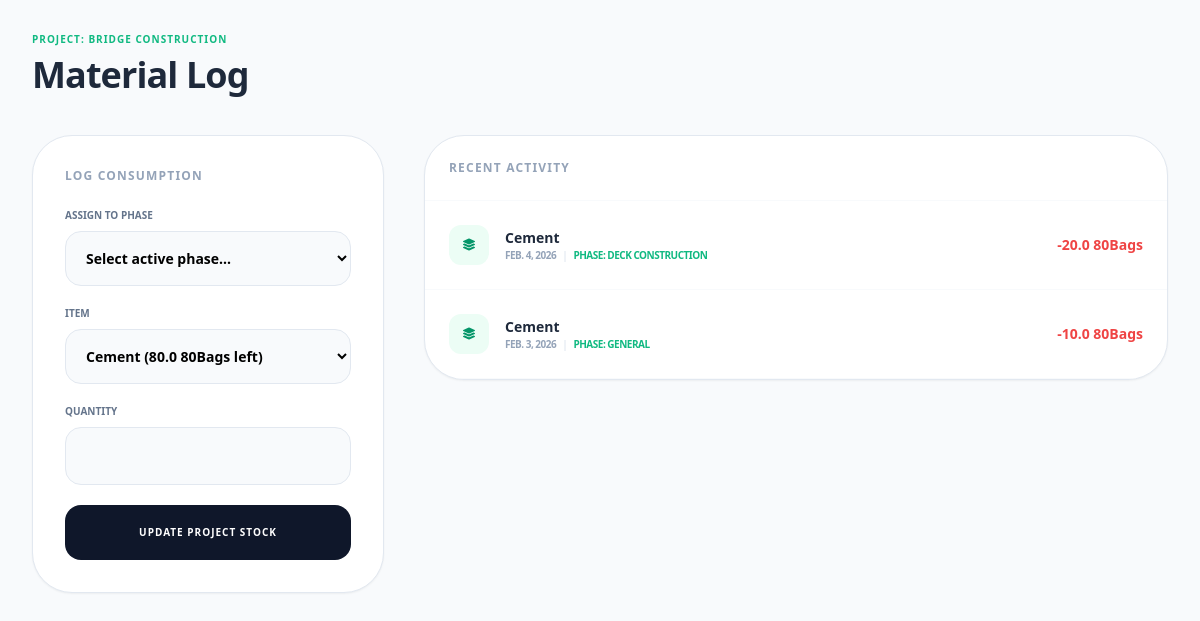
The app's page /materials/project/1/usage/ (signed in), older data.
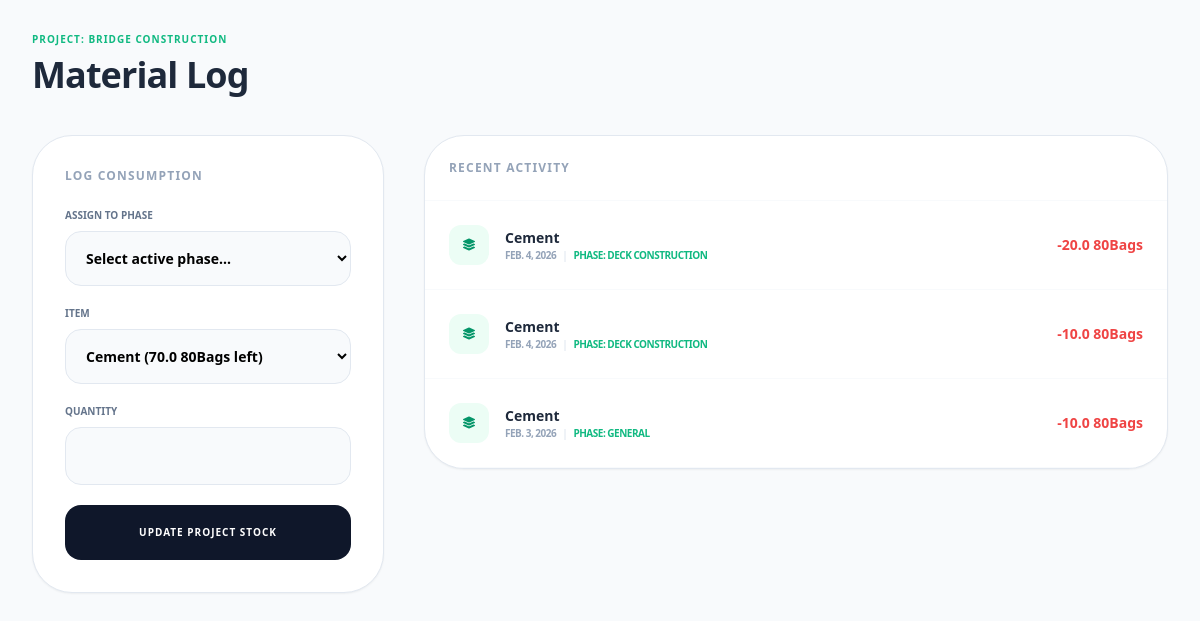
The same page, newer data.
### materials/models.py (models this page shows, shortened)
class MaterialUsage(models.Model):
    project = models.ForeignKey(Project, on_delete=models.CASCADE)
    phase = models.ForeignKey(
        ProjectPhase,
        on_delete=models.CASCADE,
        related_name='material_logs',
        null=True,
        blank=True
    )
    material = models.ForeignKey(Material, on_delete=models.CASCADE)
    quantity_used = models.FloatField()
    date = models.DateField(auto_now_add=True)

class Material(models.Model):
    name = models.CharField(max_length=100)
    unit = models.CharField(max_length=20)
    initial_stock = models.FloatField(default=0)
    stock = models.FloatField(default=0)
    cost_per_unit = models.DecimalField(max_digits=12, decimal_places=2)

### construction/models.py (models this page shows, shortened)
class ProjectPhase(models.Model):
    project = models.ForeignKey(
        Project,
        on_delete=models.CASCADE,
        related_name='phases'
    )
    phase_name = models.CharField(max_length=100)
    progress = models.PositiveIntegerField(
        default=0,
        validators=[
            MinValueValidator(0),
            MaxValueValidator(100)
        ]
    )
    expected_end = models.DateField()
    actual_end = models.DateField(null=True, blank=True)

### materials/views.py (the view, shortened to what this page needs)
# urls.py: path('project/<int:project_id>/usage/', views.project_material_usage, name='project_usage'),
@login_required
@user_passes_test(can_manage_materials)
def project_material_usage(request, project_id):
    project = get_object_or_404(Project, id=project_id)
    phases = project.phases.all()
    materials = Material.objects.all()
    usage_history = MaterialUsage.objects.filter(project=project).select_related('material', 'phase').order_by('-date')
    return render(request, 'materials/project_usage.html', {
        'project': project,
        'phases': phases, # Pass phases to the template
        'materials': materials,
        'usage_history': usage_history
    })

### materials/views.py (called while the page is built)
def can_manage_materials(user):
    return user.role and user.role.name in ['Admin', 'Project Manager', 'Contractor']

### materials/templates/materials/project_usage.html (shortened to what the changed rows need)
<!DOCTYPE html>
<html lang="en">
<head>
    <script src="https://cdn.tailwindcss.com"></script>
    <link href="https://cdnjs.cloudflare.com/ajax/libs/font-awesome/6.0.0/css/all.min.css" rel="stylesheet">
</head>
<body class="bg-slate-50 p-8">
    <div class="max-w-7xl mx-auto">
        <div class="mb-10">
            <h1 class="text-4xl font-black text-slate-800 tracking-tight">Material Log</h1>
        </div>
        <div class="grid grid-cols-1 lg:grid-cols-3 gap-10">
            <div class="space-y-6">
                <div class="bg-white p-8 rounded-[2.5rem] border border-slate-200 shadow-sm">
                    <form method="POST" class="space-y-5">
                        <div>
                            <label class="block text-[10px] font-bold text-slate-500 uppercase mb-2">Item</label>
                            <select name="material_id" required class="w-full p-4 bg-slate-50 border border-slate-200 rounded-2xl font-bold text-sm">
                                {% for mat in materials %}
                                    <option value="{{ mat.id }}">{{ mat.name }} ({{ mat.stock }} {{ mat.unit }} left)</option>
                                {% endfor %}
                            </select>
                        </div>
                    </form>
                </div>
            </div>
            <div class="lg:col-span-2 space-y-6">
                <div class="bg-white rounded-[2.5rem] border border-slate-200 shadow-sm overflow-hidden">
                    <div class="max-h-[600px] overflow-y-auto">
                        {% for log in usage_history %}
                        <div class="p-6 border-b border-slate-50 flex justify-between items-center hover:bg-slate-50 transition">
                            <div class="flex items-center gap-4">
                                <div class="w-10 h-10 bg-emerald-50 text-emerald-600 rounded-xl flex items-center justify-center">
                                    <i class="fas fa-layer-group text-xs"></i>
                                </div>
                                <div>
                                    <p class="text-sm font-bold text-slate-800">{{ log.material.name }}</p>
                                    <p class="text-[10px] text-slate-400 uppercase font-bold tracking-tighter">
                                        {{ log.date }} <span class="mx-1 text-slate-200">|</span>
                                        <span class="text-emerald-500">Phase: {{ log.phase.phase_name|default:"General" }}</span>
                                    </p>
                                </div>
                            </div>
                            <div class="text-right">
                                <p class="text-sm font-black text-red-500">-{{ log.quantity_used }} {{ log.material.unit }}</p>
                            </div>
                        </div>
                        {% empty %}
                        <div class="p-20 text-center">
                            <p class="text-xs font-bold text-slate-300 uppercase tracking-widest">No consumption logged</p>
                        </div>
                        {% endfor %}
                    </div>
                </div>
            </div>
        </div>
    </div>
</body>
</html>

Row changes from the older to the newer data that the page shows:
added MaterialUsage: material.name "Cement", date "FEB. 4, 2026", phase.phase_name "DECK CONSTRUCTION", quantity_used "10.0", material.unit "80Bags"
Text that changed along with them:
form field material_id: "Cement (80.0 80Bags left)" → "Cement (70.0 80Bags left)"
